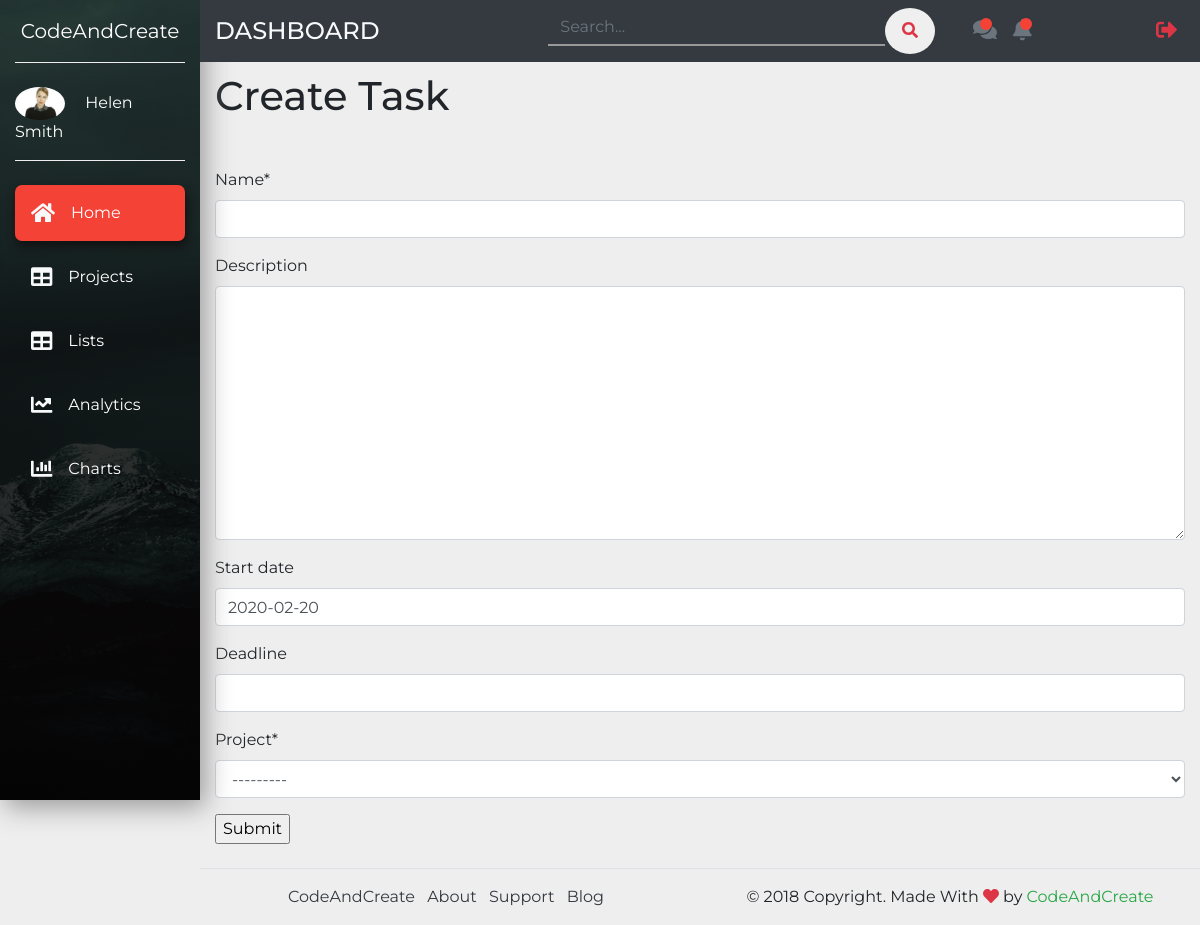
The page /task/create (signed in) on the database as committed earlier.
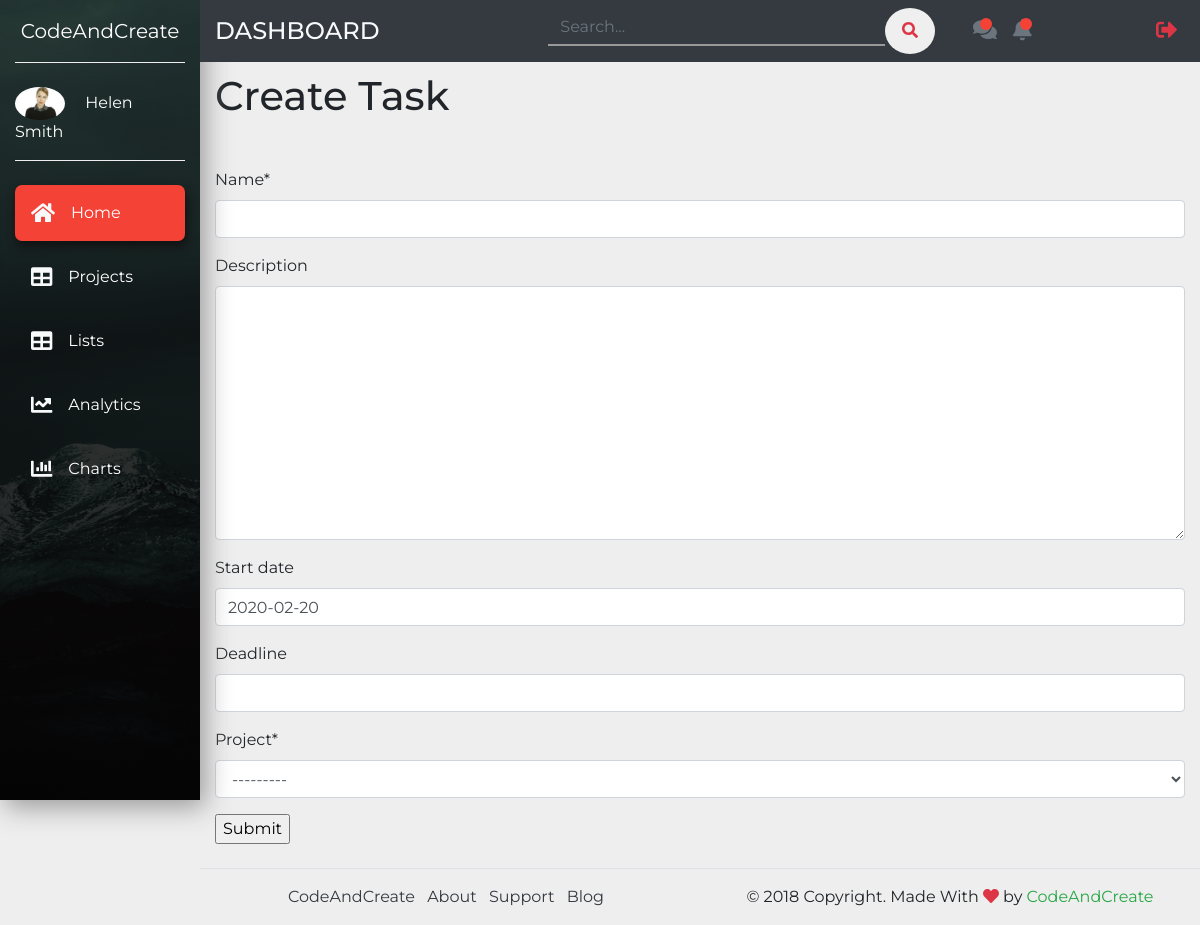
The same page on the database as committed later.
### todo/models.py (models this page shows, shortened)
class Project(models.Model):
    name = models.CharField(max_length=100)
    description = models.TextField()
    start_time = models.TimeField(default=datetime.time(0,0),null=True,blank=True)
    start_date = models.DateField(default = datetime.date.today,null=True,blank=True)
    end_time = models.TimeField(default=datetime.time(0,0),null=True,blank=True)
    deadline = models.DateField(blank=True,null=True)
    finished = models.BooleanField(default=False)
    folder = models.ForeignKey(Folder,on_delete=models.CASCADE)
    user = models.ForeignKey(User,on_delete=models.CASCADE)
    priority = models.IntegerField(default=0)
    def __str__(self):
        return self.name

### todo/views.py (the view, shortened to what this page needs)
# urls.py: path("task/create",CreateTask.as_view(),name='create_task'),
class CreateTask(View):
    def get(self,*args,**kwargs):
        form = TaskForm(user=self.request.user);
        context={'form':form,'head':"Create Task",'action':reverse("todo:create_task")}
        return render(self.request,"todo/form.html",context);

### todo/forms.py
class TaskForm(forms.ModelForm):
    class Meta:
        model = Task
        fields = [
            'name',
            'description',
            'start_date',
            'deadline',
            'project',
        ]
    def __init__(self, *args, **kwargs):
        user = kwargs.pop('user')
        super(TaskForm, self).__init__(*args, **kwargs)
        self.fields['project']=forms.ModelChoiceField(queryset=Project.objects.filter(user=user))

### templates/todo/form.html (shortened to what this page needs)
{% extends "base.html" %}
{% load crispy_forms_tags %}
{% block content %}
<h1 class="mb-5">{{head}}</h1>
<form action="{{action}}" method="POST">
  {{form | crispy}}
  <input type="submit">
</form>
{% endblock %}

Rows that differ between the two databases and show on the page:
added Project: start_date "2020-02-20"
